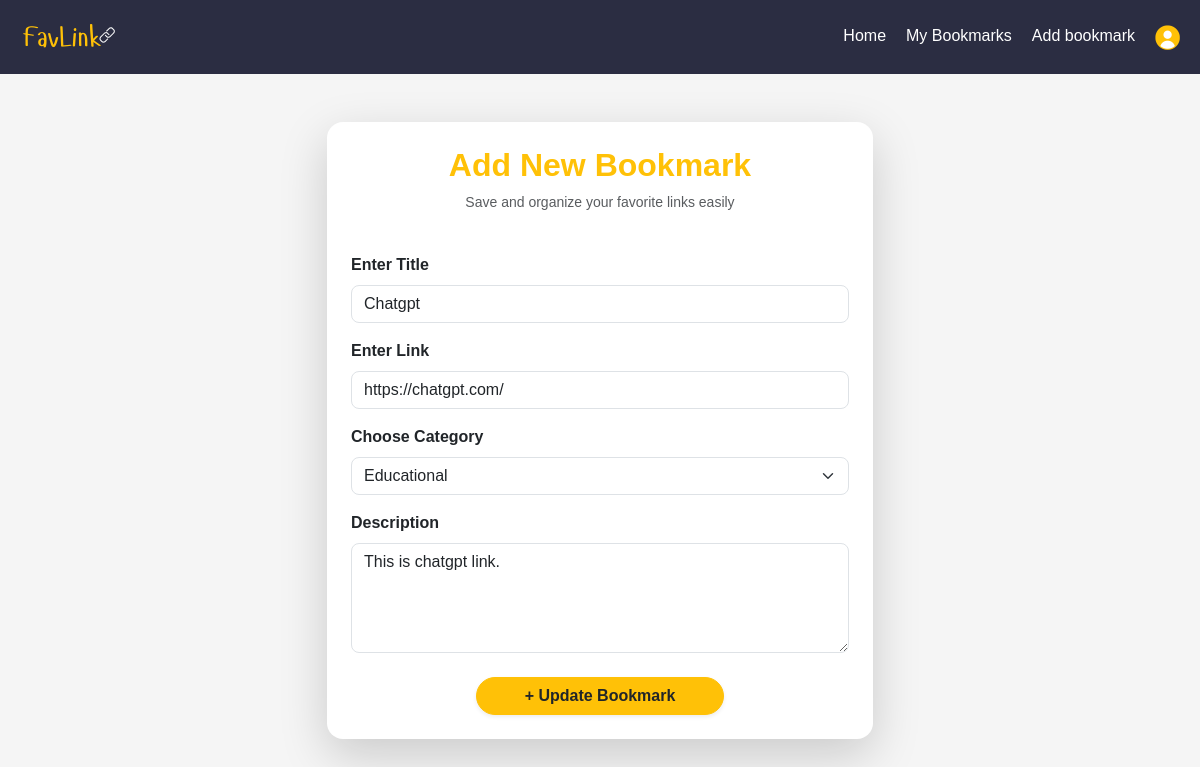
Page /core/edit-bookmark/1/ on the committed database.
### core/models.py (models this page shows, shortened)
class Bookmarks(models.Model):
    user= models.ForeignKey(User, on_delete=models.CASCADE, blank=True, null=True)
    title = models.CharField( max_length=50)
    link = models.CharField(max_length=500)
    category = models.CharField(max_length=50)
    description = models.CharField(max_length=255, blank=True, null=True)
    date_added = models.DateTimeField(default=timezone.now)

### core/views.py (the view)
# urls.py: path('edit-bookmark/<int:id>/', views.editBookmark, name='editBookmark'),
def editBookmark(request, id):
    b=Bookmarks.objects.get(id=id)
    if request.method=='POST':
        b.title=request.POST.get('title')
        b.link=request.POST.get('link')
        b.category=request.POST.get('category')
        b.description=request.POST.get('description')
        b.save()
        return redirect('bookmarksList')
    else:
        if not b:
            return redirect('bookmarkLists')
        bookmark={
            'id':b.id,
            'title':b.title,
            'link':b.link,
            'category':b.category,
            'description':b.description,
        }
        return render(request,'edit-form.html',{'bookmark':bookmark})

### core/templates/edit-form.html (shortened to what this page needs)
{% extends "base.html" %}
{% load static %}
{% block content %}
<div class="container py-5">
  <div class="row justify-content-center">
    <div class="col-md-8 col-lg-6">
      <div class="card shadow-lg border-0 rounded-4 p-4">
        <div class="text-center mb-4">
          <h2 class="fw-bold text-warning">Add New Bookmark</h2>
          <p class="text-muted small">Save and organize your favorite links easily</p>
        </div>
        <form method="post">
          <div class="mb-3">
            <label for="title" class="form-label fw-semibold">Enter Title</label>
            <input
              type="text"
              name="title"
              id="title"
              class="form-control rounded-3"
              placeholder="e.g. Movies"
              required
              value={{bookmark.title}}
            >
          </div>
          <div class="mb-3">
            <label for="link" class="form-label fw-semibold">Enter Link</label>
            <input
              type="url"
              name="link"
              id="link"
              class="form-control rounded-3"
              placeholder="e.g. https://google.com"
              required
              value={{bookmark.link}}
            >
          </div>
          <div class="mb-3">
            <label for="category" class="form-label fw-semibold">Choose Category</label>
            <select
              name="category"
              id="category"
              class="form-select rounded-3"
            >
<option value="Educational" {% if bookmark.category == "Educational" %}selected{% endif %}>Educational</option>
            </select>
          </div>
          <div class="mb-4">
            <label for="description" class="form-label fw-semibold">Description</label>
            <textarea
              name="description"
              id="description"
              rows="4"
              class="form-control rounded-3"
              placeholder="Write a short description..."
            >{{bookmark.description}}</textarea>
          </div>
          <div class="text-center">
            <button type="submit" class="btn btn-warning text-dark fw-semibold px-5 rounded-pill shadow-sm">
              + Update Bookmark
            </button>
          </div>
        </form>
      </div>
    </div>
  </div>
</div>
{% endblock %}

### static/css/base.css (style rules this page uses)
* { margin: 0; padding: 0; box-sizing: border-box; }
body { font-family: Arial, sans-serif; background: #f5f5f5; }

### core/templates/edit-form.html (style rules this page uses)
input::placeholder, textarea::placeholder { color: #adb5bd; font-size: 0.95rem; }
.card { background-color: #fff; }

### rows in the picture
Bookmarks: title "Chatgpt", link "https://chatgpt.com/", category "Educational", description "This is chatgpt link."
